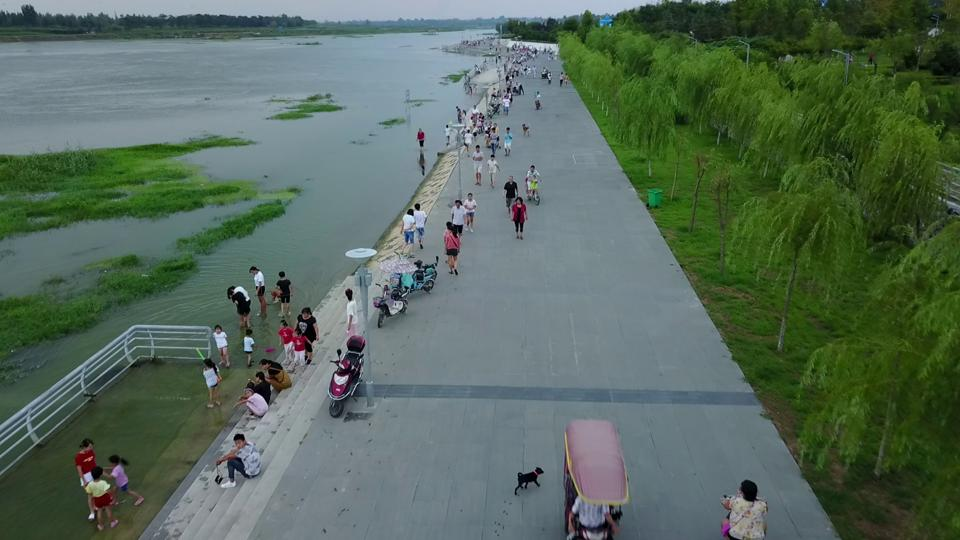
#> input picture images/0000013_00465_d_0000067.jpg, 960 x 540 px
$ python yolo_person_labeler.py
#> lines starting #> are read from the running program, lines starting #| are printed output that depends on the picture
"""
Etiquetador Automático de Personas para YOLO
Detecta personas automáticamente y genera anotaciones en formato YOLO

Controles:
- ESPACIO: Procesar imagen actual automáticamente
- A: Procesar todas las imágenes automáticamente
- N: Imagen siguiente
- P: Imagen anterior
- S: Guardar anotaciones actuales
- R: Revisar detecciones (mostrar/ocultar)
- Q: Salir
"""

import cv2
import numpy as np
import os
import glob
import json
from pathlib import Path
import tkinter as tk
from tkinter import filedialog, messagebox

class YOLOPersonLabeler:
    def __init__(self, images_folder=None, labels_folder=None):
        # Configurar interfaz inicial
        self.root = tk.Tk()
        self.root.withdraw()  # Ocultar ventana principal

        # Seleccionar carpetas si no se especifican
        if images_folder is None:
            self.images_folder = self.select_images_folder()
        else:
            self.images_folder = images_folder

        if labels_folder is None:
            self.labels_folder = self.select_labels_folder()
        else:
            self.labels_folder = labels_folder

        # Verificar que se seleccionaron carpetas
        if not self.images_folder or not self.labels_folder:
            print("Error: No se seleccionaron las carpetas necesarias")
            return

        self.current_image_index = 0
        self.image_files = []
        self.current_image = None
        self.current_image_path = ""
        self.display_image = None

        # Estado del bounding box
        self.drawing = False
        self.start_point = None
        self.end_point = None
        self.current_boxes = []

        # Configuración
        self.window_name = "YOLO Auto Person Labeler"
        self.box_color = (0, 255, 0)  # Verde
        self.text_color = (255, 255, 255)  # Blanco
        self.detection_color = (0, 0, 255)  # Rojo para detecciones automáticas

        # Inicializar detector HOG para personas
        self.hog = cv2.HOGDescriptor()
        self.hog.setSVMDetector(cv2.HOGDescriptor_getDefaultPeopleDetector())

        # Estado de visualización
        self.show_detections = True
        self.auto_detections = []
        self.processing_all = False

        # Crear carpeta de etiquetas si no existe
        os.makedirs(self.labels_folder, exist_ok=True)

        # Cargar lista de imágenes
        self.load_image_list()

        print("=== YOLO Person Labeler ===")
        print(f"Carpeta de imágenes: {self.images_folder}")
        print(f"Carpeta de etiquetas: {self.labels_folder}")
        print(f"Imágenes encontradas: {len(self.image_files)}")

    def load_image_list(self):
        """Cargar lista de archivos de imagen"""
        extensions = ['*.jpg', '*.jpeg', '*.png', '*.bmp']
        self.image_files = []

        for ext in extensions:
            pattern = os.path.join(self.images_folder, ext)
            self.image_files.extend(glob.glob(pattern))
            pattern_upper = os.path.join(self.images_folder, ext.upper())
            self.image_files.extend(glob.glob(pattern_upper))

        self.image_files.sort()

    def select_images_folder(self):
        """Seleccionar carpeta de imágenes mediante interfaz gráfica"""
        messagebox.showinfo("Selección de Carpeta", "Selecciona la carpeta que contiene las imágenes a etiquetar")
        folder = filedialog.askdirectory(
            title="Seleccionar carpeta de imágenes",
            initialdir=os.getcwd()
        )
#> the answer given: ../images
        return folder if folder else None

    def select_labels_folder(self):
        """Seleccionar carpeta destino para las etiquetas"""
        messagebox.showinfo("Selección de Carpeta", "Selecciona la carpeta donde guardar las etiquetas YOLO")
        folder = filedialog.askdirectory(
            title="Seleccionar carpeta de etiquetas",
            initialdir=os.getcwd()
        )
#> the answer given: ../images
        return folder if folder else None

    # [98 lines left out: functions detect_persons_auto, process_current_image_auto, process_all_images_auto, not called in this run]

    def load_current_image(self):
        """Cargar imagen actual y sus anotaciones existentes"""
        if not self.image_files:
            print("No hay imágenes para procesar")
            return False

        self.current_image_path = self.image_files[self.current_image_index]
        self.current_image = cv2.imread(self.current_image_path)
#> self.current_image is the input picture: shape (540, 960, 3); mean B, G, R 91, 105.4, 86.4

        if self.current_image is None:
            print(f"Error cargando imagen: {self.current_image_path}")
            return False

        self.display_image = self.current_image.copy()

        # Cargar anotaciones existentes
        self.load_existing_annotations()

        # Actualizar display
        self.update_display()

        return True

    def load_existing_annotations(self):
        """Cargar anotaciones existentes si existen"""
        self.current_boxes = []

        image_name = Path(self.current_image_path).stem
        label_path = os.path.join(self.labels_folder, f"{image_name}.txt")

        if os.path.exists(label_path):
            try:
                with open(label_path, 'r') as f:
                    lines = f.readlines()

                h, w = self.current_image.shape[:2]

                for line in lines:
                    parts = line.strip().split()
                    if len(parts) >= 5:
                        class_id = int(parts[0])
                        if class_id == 0:  # Solo personas (clase 0 en YOLO)
                            x_center = float(parts[1])
                            y_center = float(parts[2])
                            width = float(parts[3])
                            height = float(parts[4])

                            # Convertir de formato YOLO a coordenadas de pixel
                            x1 = int((x_center - width/2) * w)
                            y1 = int((y_center - height/2) * h)
                            x2 = int((x_center + width/2) * w)
                            y2 = int((y_center + height/2) * h)

                            self.current_boxes.append(((x1, y1), (x2, y2)))

            except Exception as e:
                print(f"Error cargando anotaciones: {e}")

    # [33 lines left out: function save_annotations, not called in this run]

    def update_display(self):
        """Actualizar imagen mostrada con bounding boxes"""
        self.display_image = self.current_image.copy()

        # Dibujar bounding boxes de detecciones automáticas
        if self.show_detections:
            for i, (start_point, end_point) in enumerate(self.current_boxes):
                color = self.detection_color if hasattr(self, 'auto_detections') else self.box_color
                cv2.rectangle(self.display_image, start_point, end_point, color, 2)

                # Etiqueta
                label = f"Persona {i+1}"
                label_pos = (start_point[0], start_point[1] - 10)
                cv2.putText(self.display_image, label, label_pos,
                           cv2.FONT_HERSHEY_SIMPLEX, 0.5, self.text_color, 1)

        # Información en la imagen
        info_text = f"Imagen: {self.current_image_index + 1}/{len(self.image_files)} | Personas: {len(self.current_boxes)}"
#> info_text = 'Imagen: 1/4 | Personas: 0'
        cv2.putText(self.display_image, info_text, (10, 30),
                   cv2.FONT_HERSHEY_SIMPLEX, 0.7, (255, 255, 255), 2)

        filename = os.path.basename(self.current_image_path)
        cv2.putText(self.display_image, filename, (10, 60),
                   cv2.FONT_HERSHEY_SIMPLEX, 0.5, (255, 255, 255), 1)
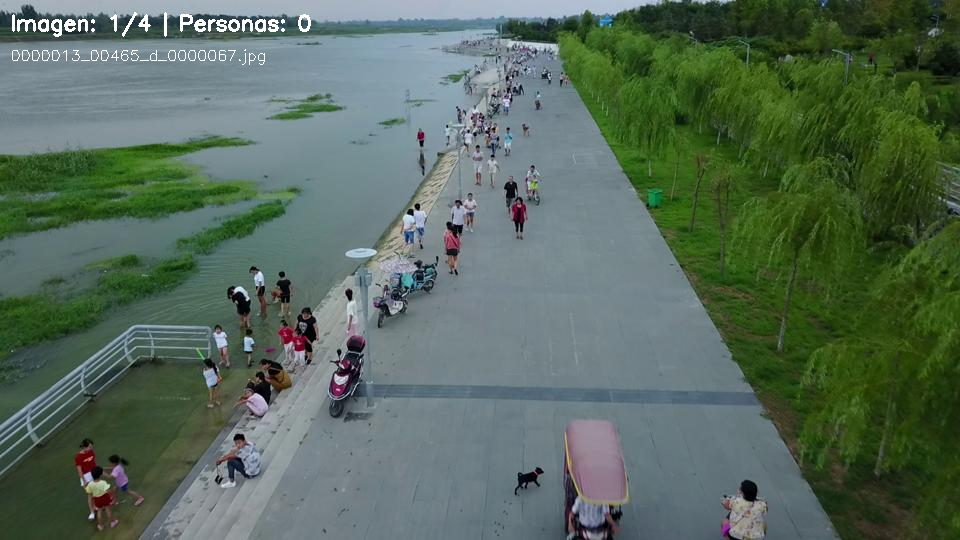
#> self.display_image: shape (540, 960, 3); mean B, G, R 91.8, 106.2, 87.2

        # Estado del procesamiento
        if self.processing_all:
            cv2.putText(self.display_image, "PROCESANDO AUTOMATICAMENTE...", (10, 90),
                       cv2.FONT_HERSHEY_SIMPLEX, 0.6, (0, 255, 255), 2)

        # Indicador de detección automática
        if hasattr(self, 'auto_detections') and self.auto_detections:
            cv2.putText(self.display_image, "AUTO-DETECTADO", (10, self.display_image.shape[0] - 20),
                       cv2.FONT_HERSHEY_SIMPLEX, 0.5, (0, 0, 255), 1)

        cv2.imshow(self.window_name, self.display_image)

    # [57 lines left out: functions mouse_callback, next_image, previous_image, not called in this run]

    def print_instructions(self):
        """Mostrar instrucciones"""
        print("\n=== INSTRUCCIONES - ETIQUETADOR AUTOMÁTICO ===")
        print("ESPACIO: Detectar personas automáticamente en imagen actual")
        print("A: Procesar TODAS las imágenes automáticamente")
        print("N: Imagen siguiente")
        print("P: Imagen anterior")
        print("S: Guardar anotaciones actuales")
        print("R: Mostrar/ocultar detecciones")
        print("D: Eliminar todas las anotaciones de la imagen actual")
        print("H: Mostrar estas instrucciones")
        print("Q: Salir")
        print("================================================\n")

    def run(self):
        """Ejecutar la aplicación"""
        if not hasattr(self, 'images_folder') or not self.images_folder:
            print("Error: No se seleccionó carpeta de imágenes")
            return

        if not self.image_files:
            print(f"No hay imágenes en la carpeta: {self.images_folder}")
            print("Formatos soportados: JPG, JPEG, PNG, BMP")
            return

        self.print_instructions()

        # Configurar ventana y callback
        cv2.namedWindow(self.window_name, cv2.WINDOW_NORMAL)
        cv2.setMouseCallback(self.window_name, self.mouse_callback)

        # Cargar primera imagen
        if not self.load_current_image():
            return

        # Bucle principal
        while True:
            key = cv2.waitKey(1) & 0xFF
#> (key q is pressed here)

            if key == ord('q') or key == 27:  # Q o ESC
                break
            elif key == ord(' '):  # ESPACIO - Detectar automáticamente
                self.process_current_image_auto()
            elif key == ord('a'):  # A - Procesar todas automáticamente
                self.process_all_images_auto()
            elif key == ord('s'):  # Guardar
                self.save_annotations()
            elif key == ord('n'):  # Siguiente
                self.next_image()
            elif key == ord('p'):  # Anterior
                self.previous_image()
            elif key == ord('r'):  # Revisar - mostrar/ocultar detecciones
                self.show_detections = not self.show_detections
                self.update_display()
                print(f"Detecciones {'mostradas' if self.show_detections else 'ocultas'}")
            elif key == ord('d'):  # Eliminar todas las anotaciones
                self.current_boxes = []
                self.auto_detections = []
                print("Todas las anotaciones eliminadas")
                self.update_display()
            elif key == ord('h'):  # Ayuda
                self.print_instructions()

        cv2.destroyAllWindows()
        print("Etiquetado finalizado")

def main():
    """Función principal"""
    print("Inicializando YOLO Person Labeler...")
    print("Se abrirán ventanas para seleccionar carpetas...")

    # Crear etiquetador con selección de carpetas
    labeler = YOLOPersonLabeler()

    # Verificar que se inicializó correctamente
    if hasattr(labeler, 'images_folder') and labeler.images_folder:
        # Ejecutar aplicación
        labeler.run()
    else:
        print("No se pudo inicializar el etiquetador. Programa terminado.")

if __name__ == "__main__":
    main()
